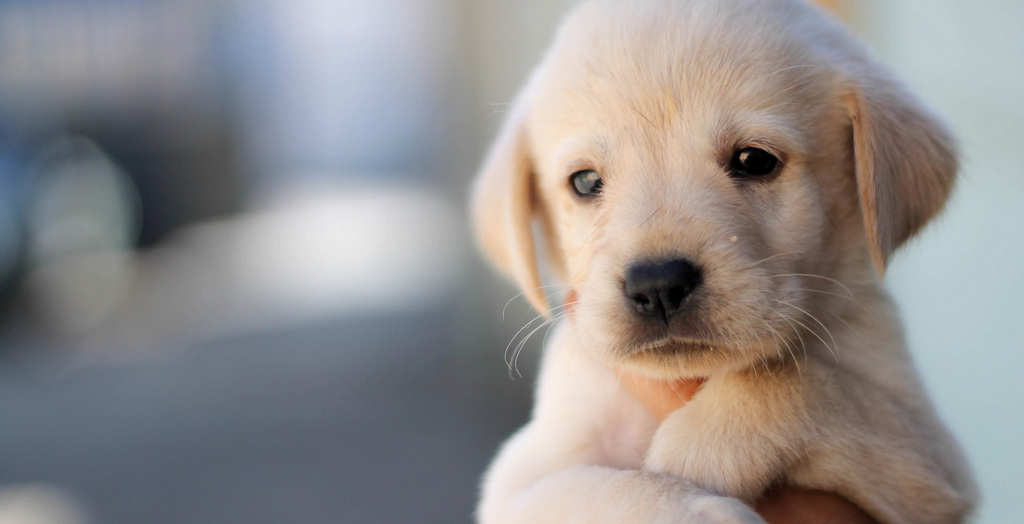
#> input picture comVision/dog_img.bmp, 1024 x 524 px
$ python matplot.py
#> lines starting #> are read from the running program, lines starting #| are printed output that depends on the picture
import matplotlib.pyplot as plt
import cv2

# 컬러영상 출력
# openCV는 BGR 순서
imgBGR = cv2.imread('./dog_img.bmp')
#> imgBGR is the input picture: shape (524, 1024, 3); mean B, G, R 141.4, 142, 145.4
imgRGB = cv2.cvtColor(imgBGR, cv2.COLOR_BGR2RGB)

plt.axis('off')
# plt.imshow(imgBGR)
# plt.imshow(imgRGB)
# plt.show()

# 그레이 스케일 영상 출력하기
imgGray = cv2.imread('./dog_img.bmp', cv2.IMREAD_GRAYSCALE)
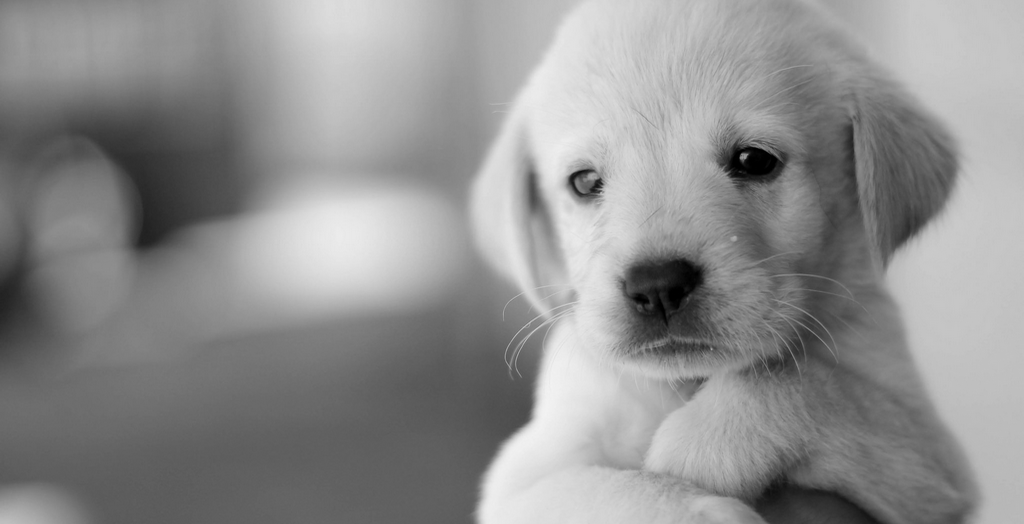
#> imgGray: shape (524, 1024); min 0, max 243, mean 142.9
# plt.imshow(imgGray, cmap='gray')
# plt.show()

# subplot을 이용한 영상 출력
plt.subplot(121), plt.axis('off'), plt.imshow(imgRGB)
plt.subplot(122), plt.axis('off'), plt.imshow(imgGray, cmap='gray')
plt.show()
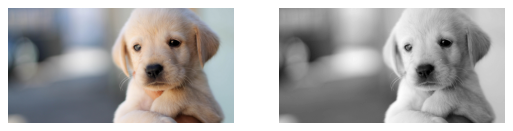
#> figure drawn by matplotlib, 2 panels
